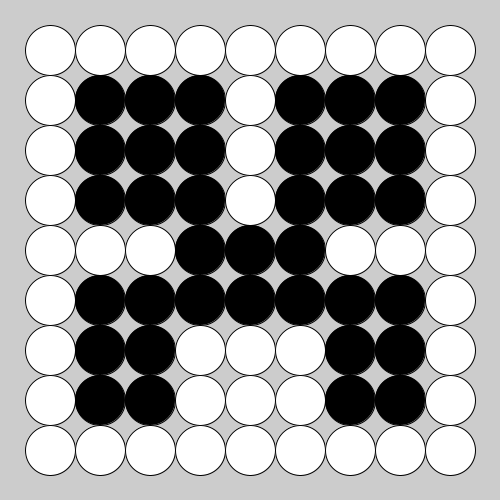
Frame 1 (no input)
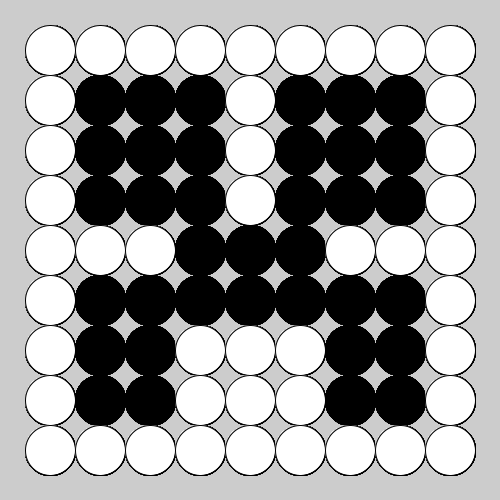
Frame 60 (the mouse pressed at the canvas centre just before this capture)
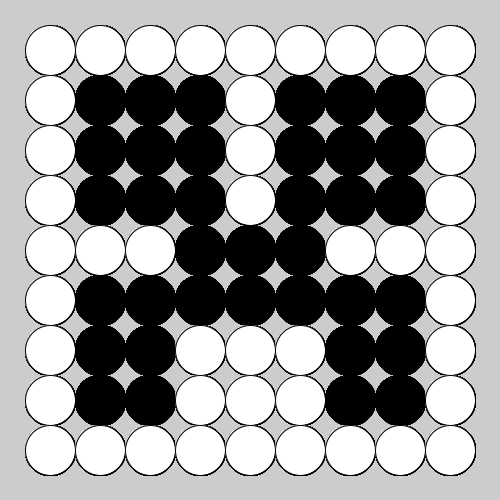
Frame 120 (the mouse held since frame 60 and released just before this capture)

The Processing sketch that drew these frames (run headless with seeded random() and noise(); from frame 60 on, the mouse is pressed at the canvas centre):

// Processing sketch: week04_5
// ── week04_5.pde
void setup()
{
  size(500,500);
}
int [][]  go = {
  {0,0,0,0,0,0,0,0,0},
  {0,1,1,1,0,1,1,1,0},
  {0,1,1,1,0,1,1,1,0},
  {0,1,1,1,0,1,1,1,0},
  {0,0,0,1,1,1,0,0,0},
  {0,1,1,1,1,1,1,1,0},
  {0,1,1,0,0,0,1,1,0},
  {0,1,1,0,0,0,1,1,0},
  {0,0,0,0,0,0,0,0,0}
};
void draw()
{
  for(int i=0;i<9;i++)
  {
    for(int j=0;j<9;j++)
    {
      if(go[i][j]==1) fill(0);
      else fill(255);
      ellipse(50+j*50,50+i*50,50,50);
    }
  }
}
